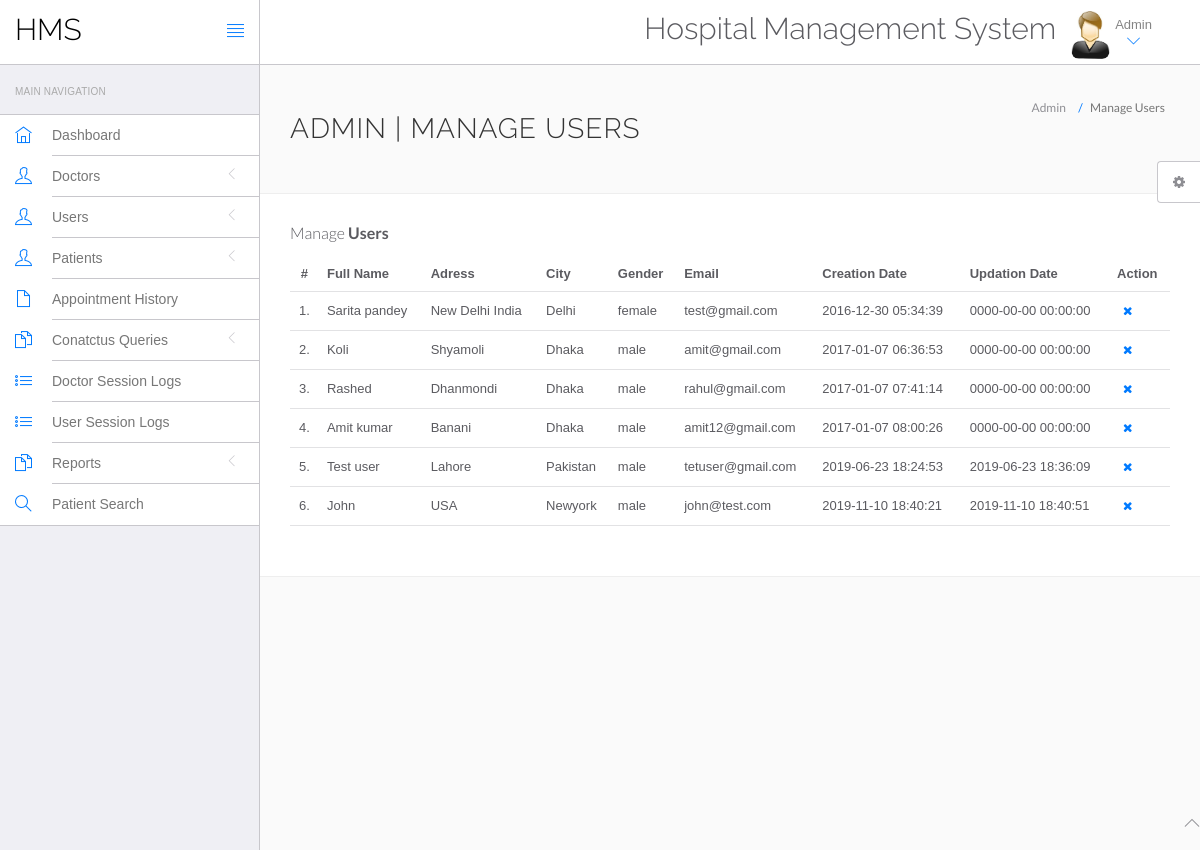
/hospital/hms/admin/manage-users.php (signed in), run on the app's committed database.
### tables this page shows
CREATE TABLE `users` (
  `id` int(11) NOT NULL,
  `fullName` varchar(255) DEFAULT NULL,
  `address` longtext DEFAULT NULL,
  `city` varchar(255) DEFAULT NULL,
  `gender` varchar(255) DEFAULT NULL,
  `email` varchar(255) DEFAULT NULL,
  `password` varchar(255) DEFAULT NULL,
  `regDate` timestamp NULL DEFAULT current_timestamp(),
  `updationDate` timestamp NULL DEFAULT NULL ON UPDATE current_timestamp()
);

### hospital/hms/admin/manage-users.php (the view, shortened to what this page needs)
<?php
include('include/config.php');
?>
<!DOCTYPE html>
<html lang="en">
	<head>
		<link rel="stylesheet" href="vendor/bootstrap/css/bootstrap.min.css">
		<link rel="stylesheet" href="vendor/fontawesome/css/font-awesome.min.css">
		<link rel="stylesheet" href="vendor/themify-icons/themify-icons.min.css">
		<link href="vendor/animate.css/animate.min.css" rel="stylesheet" media="screen">
		<link href="vendor/perfect-scrollbar/perfect-scrollbar.min.css" rel="stylesheet" media="screen">
		<link href="vendor/switchery/switchery.min.css" rel="stylesheet" media="screen">
		<link href="vendor/bootstrap-touchspin/jquery.bootstrap-touchspin.min.css" rel="stylesheet" media="screen">
		<link href="vendor/select2/select2.min.css" rel="stylesheet" media="screen">
		<link href="vendor/bootstrap-datepicker/bootstrap-datepicker3.standalone.min.css" rel="stylesheet" media="screen">
		<link href="vendor/bootstrap-timepicker/bootstrap-timepicker.min.css" rel="stylesheet" media="screen">
		<link rel="stylesheet" href="assets/css/styles.css">
		<link rel="stylesheet" href="assets/css/plugins.css">
		<link rel="stylesheet" href="assets/css/themes/theme-1.css" id="skin_color" />
	</head>
	<body>
		<div id="app">
<?php include('include/sidebar.php');?>
			<div class="app-content">
						<?php include('include/header.php');?>
				<div class="main-content" >
					<div class="wrap-content container" id="container">
						<section id="page-title">
							<div class="row">
								<div class="col-sm-8">
									<h1 class="mainTitle">Admin | Manage Users</h1>
																	</div>
								<ol class="breadcrumb">
									<li>
										<span>Admin</span>
									</li>
									<li class="active">
										<span>Manage Users</span>
									</li>
								</ol>
							</div>
						</section>
						<div class="container-fluid container-fullw bg-white">
									<div class="row">
								<div class="col-md-12">
									<h5 class="over-title margin-bottom-15">Manage <span class="text-bold">Users</span></h5>
									<table class="table table-hover" id="sample-table-1">
										<thead>
											<tr>
												<th class="center">#</th>
												<th>Full Name</th>
												<th class="hidden-xs">Adress</th>
												<th>City</th>
												<th>Gender </th>
												<th>Email </th>
												<th>Creation Date </th>
												<th>Updation Date </th>
												<th>Action</th>
											</tr>
										</thead>
										<tbody>
<?php
$sql=mysqli_query($con,"select * from users");
$cnt=1;
while($row=mysqli_fetch_array($sql))
{
?>
											<tr>
												<td class="center"><?php echo $cnt;?>.</td>
												<td class="hidden-xs"><?php echo $row['fullName'];?></td>
												<td><?php echo $row['address'];?></td>
												<td><?php echo $row['city'];?>
												</td>
												<td><?php echo $row['gender'];?></td>
												<td><?php echo $row['email'];?></td>
												<td><?php echo $row['regDate'];?></td>
												<td><?php echo $row['updationDate'];?>
												</td>
												<td >
												<div class="visible-md visible-lg hidden-sm hidden-xs">
	<a href="manage-users.php?id=<?php echo $row['id']?>&del=delete" onClick="return confirm('Are you sure you want to delete?')"class="btn btn-transparent btn-xs tooltips" tooltip-placement="top" tooltip="Remove"><i class="fa fa-times fa fa-white"></i></a>
												</div>
												</td>
											</tr>
											<?php
$cnt=$cnt+1;
											 }?>
										</tbody>
									</table>
								</div>
							</div>
								</div>
							</div>
						</div>
					</div>
				</div>
	<?php include('include/footer.php');?>
	<?php include('include/setting.php');?>
	</body>
</html>

### hospital/hms/admin/assets/css/themes/theme-1.css (style rules this page uses)
body { background: #FAFAFA; }

### data on the page
users: fullName "Sarita pandey", address "New Delhi India", city "Delhi", gender "female", email "test@gmail.com", regDate "2016-12-30 05:34:39", updationDate "0000-00-00 00:00:00"
users: fullName "Koli", address "Shyamoli", city "Dhaka", gender "male", email "amit@gmail.com", regDate "2017-01-07 06:36:53", updationDate "0000-00-00 00:00:00"
users: fullName "Rashed", address "Dhanmondi", city "Dhaka", gender "male", email "rahul@gmail.com", regDate "2017-01-07 07:41:14", updationDate "0000-00-00 00:00:00"
users: fullName "Amit kumar", address "Banani", city "Dhaka", gender "male", email "amit12@gmail.com", regDate "2017-01-07 08:00:26", updationDate "0000-00-00 00:00:00"
users: fullName "Test user", address "Lahore", city "Pakistan", gender "male", email "tetuser@gmail.com", regDate "2019-06-23 18:24:53", updationDate "2019-06-23 18:36:09"
users: fullName "John", address "USA", city "Newyork", gender "male", email "john@test.com", regDate "2019-11-10 18:40:21", updationDate "2019-11-10 18:40:51"
